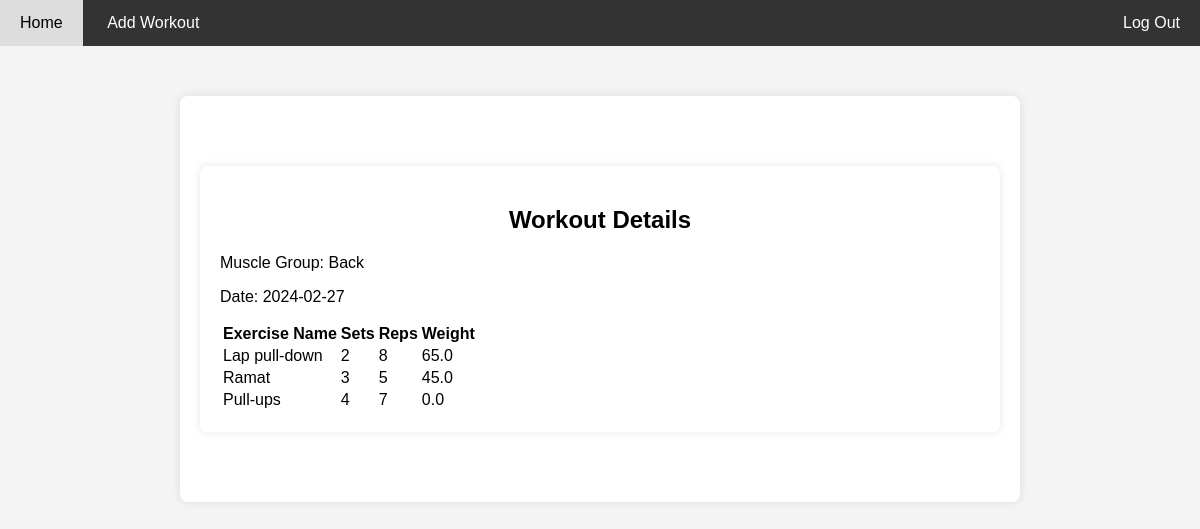
Page /log/7 (signed in) on the committed database.
### tables this page shows
CREATE TABLE logs (id INTEGER PRIMARY KEY AUTOINCREMENT NOT NULL, user_id INT NOT NULL, date DATE NOT NULL, muscle_group TEXT NOT NULL, FOREIGN KEY (user_id) REFERENCES users (id));

CREATE TABLE log_details (id INTEGER PRIMARY KEY AUTOINCREMENT NOT NULL, log_id INT NOT NULL, sets INT NOT NULL, reps INT NOT NULL, weight REAL NOT NULL, ex_name TEXT, FOREIGN KEY (log_id) REFERENCES logs (id));

### app.py (the view)
@app.route("/log/<int:log_id>")
@login_required
def log(log_id):
    log_details = db.execute("""SELECT l.id, l.date, l.muscle_group, ld.sets,
                            ld.reps, ld.weight, ld.ex_name FROM logs l
                            JOIN log_details ld ON l.id = ld.log_id
                            JOIN users u ON u.id = l.user_id
                            WHERE u.id = ? AND l.id = ?
                            """, session["user_id"], log_id)
    print(log_details)
    muscle_group = log_details[0]["muscle_group"]
    date = log_details[0]["date"]
    return render_template("log.html", muscle_group = muscle_group, date = date, details = log_details)

### app.py (called while the page is built)
@app.after_request
def after_request(response):
    response.headers["Cache-Control"] = "no-cache, no-store, must-revalidate"
    response.headers["Expires"] = 0
    response.headers["Pragma"] = "no-cache"
    return response

### helpers.py (called while the page is built)
def login_required(f):
    @wraps(f)
    def decorated_function(*args, **kwargs):
        if session.get("user_id") is None:
            return redirect("/login")
        return f(*args, **kwargs)
    return decorated_function

### templates/log.html (shortened to what this page needs)
{% extends "layout.html" %}
{% block main %}
    <div class="container">
        <h2>Workout Details</h2>
        <div class="container1">
            <p>Muscle Group: {{ muscle_group }}</p>
            <p>Date: {{ date }}</p>
        </div>
        <table>
            <tr>
                <th>Exercise Name</th>
                <th>Sets</th>
                <th>Reps</th>
                <th>Weight</th>
            </tr>
            {% for detail in details %}
            <tr>
                <td>{{ detail.ex_name }}</td>
                <td>{{ detail.sets }}</td>
                <td>{{ detail.reps }}</td>
                <td>{{ detail.weight }}</td>
            </tr>
            {% endfor %}
        </table>
    </div>
{% endblock %}

### static/styles.css (style rules this page uses)
body { font-family: Arial, sans-serif; margin: 0; padding: 0; background-color: #f4f4f4; }
.container { max-width: 800px; margin: 50px auto; padding: 20px; background-color: #fff; border-radius: 8px; box-shadow: 0 0 10px rgba(0, 0, 0, 0.1); display:block; justify-content: center; align-items: center; }
h2 { text-align: center; }

### rows in the picture
logs: muscle_group "Back", date "2024-02-27"
log_details: ex_name "Lap pull-down", sets "2", reps "8", weight "65.0"
log_details: ex_name "Ramat", sets "3", reps "5", weight "45.0"
log_details: ex_name "Pull-ups", sets "4", reps "7", weight "0.0"
